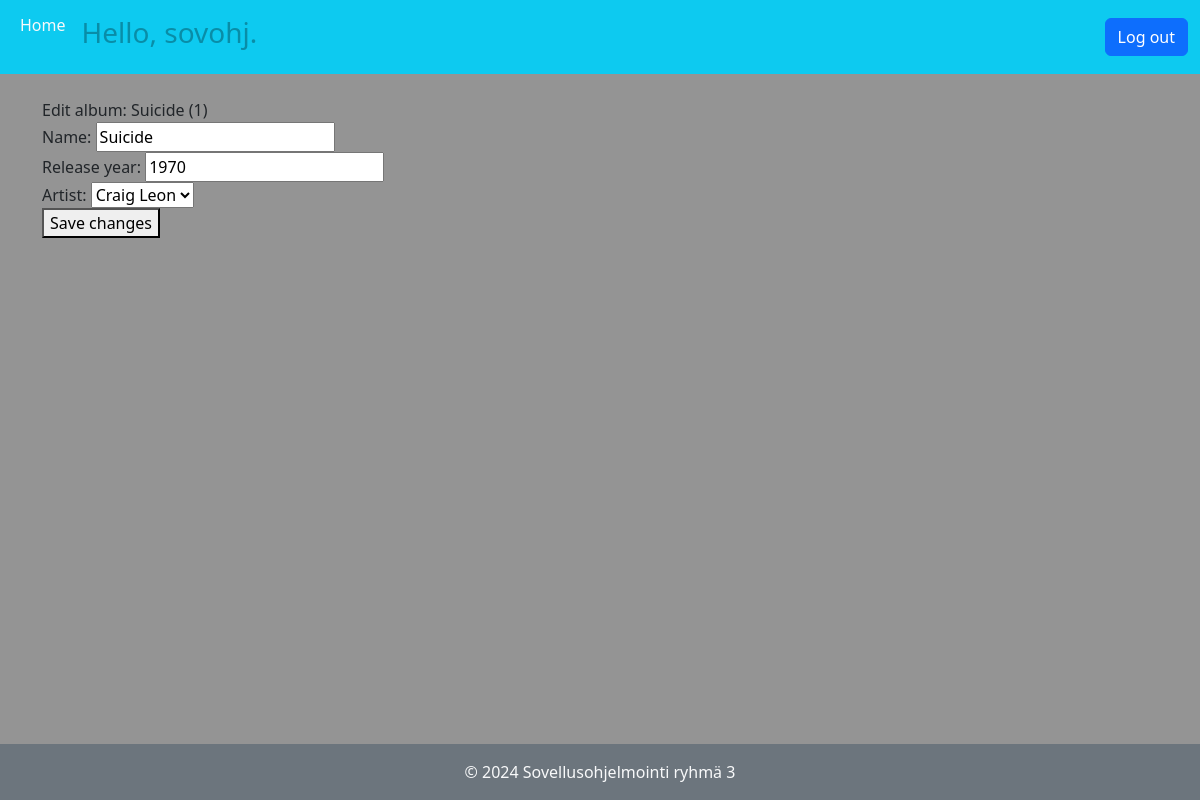
Page /edit_album/1/ (signed in) on the committed database.
### music_app/models.py (models this page shows, shortened)
class Album(models.Model):
    name = models.CharField(max_length=300)
    release_year = models.IntegerField(default=1900,
                    validators=[
                        MaxValueValidator(datetime.datetime.now().year),
                        MinValueValidator(1900)])
    date_added = models.DateField(auto_now_add=True)
    artist = models.ForeignKey(Artist, on_delete=models.CASCADE)

class Artist(models.Model):
    name = models.CharField(max_length=100)
    def __str__(self):
        return self.name

### music_app/views.py (the view)
# urls.py: path('edit_album/<int:album_id>/', views.edit_album, name='edit_album'),
@login_required
@user_passes_test(is_staff)
def edit_album(request, album_id):
    album = get_object_or_404(Album, id=album_id)
    if request.method != 'POST':
        form = AlbumForm(instance=album)
    else:
        form = AlbumForm(instance=album, data=request.POST)
        if form.is_valid():
            form.save()
            return redirect('music_app:track_list', album_id=album.id)
    context = {'album': album,
               'form': form}
    return render(request, 'music_app/edit_album.html', context)

### music_app/forms.py
class AlbumForm(forms.ModelForm):
    class Meta:
        model = Album
        fields = ['name', 'release_year', 'artist']

### music_app/views.py (called while the page is built)
def is_staff(user):
    return user.is_staff

### music_app/templates/music_app/edit_album.html (shortened to what this page needs)
{% extends "music_app/base.html" %}
{% block content %}
    <div>Edit album: {{ album.name }} ({{ album.id }})</div>
    <form action="{% url 'music_app:edit_album' album.id %}" method="post">
        {{ form.as_div }}
        <button name="submit">Save changes</button>
    </form>
{% endblock content %}

### music_app/templates/music_app/base.html (shortened to what this page needs)
<!DOCTYPE html>
<html lang="en">
<head>
    {% load bootstrap5 %}
    {% bootstrap_css %}
</head>
<body>
    <header>
        <nav class="navbar navbar-expand-lg navbar-info bg-info">
            <div class="container-fluid">
                <div class="collapse navbar-collapse" id="navbarNav">
                    <ul class="navbar-nav me-auto">
                        <li class="nav-item">
                            <a class="nav-link text-light h3" href="{% url 'music_app:index' %}">Home</a>
                        </li>
                        {% if user.is_authenticated %}
                            <li class="nav-item text-light h3">
                                <span class="nav-link disabled ">Hello, {{ user.username }}.</span>
                            </li>
                        {% endif %}
                    </ul>
                    {% if user.is_authenticated %}
                    <form action="{% url 'accounts:logout' %}" method="post" class="d-flex ms-auto">
                        <button class="btn btn-primary">Log out</button>
                    </form>
                    {% endif %}
                </div>
            </div>
        </nav>
    </header>
    <main class="container my-4">
        {% block content %}
        {% endblock %}
    </main>
    <footer class="bg-secondary text-center py-3">
        <p class="mb-0 text-light">&copy; 2024 Sovellusohjelmointi ryhmä 3</p>
    </footer>
</body>
</html>

### music_app/templates/music_app/base.html (style rules this page uses)
body { display: flex; flex-direction: column; min-height: 100vh; margin: 0; background-color: #949494 ; }
main { flex: 1; }

### rows in the picture
Album: name "Suicide", id "1", release_year "1970", artist "Craig Leon"

### other values in the picture
{{ user.username }} "sovohj"
